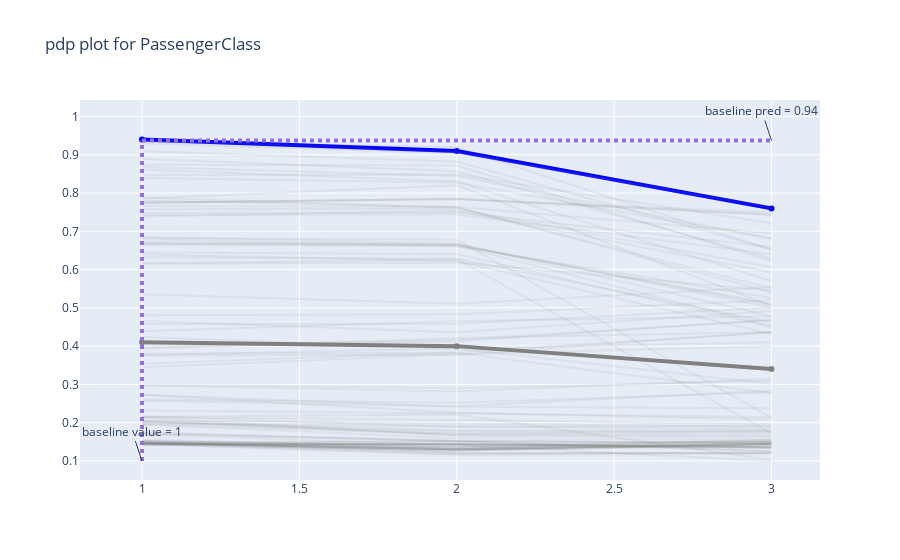

The notebook cell this image was saved under:
### Code cell
explainer.plot_pdp('PassengerClass', index=0)

### Figure 1 — Plotly figure (JSON) as saved in the notebook; plotly's stock layout.template omitted (floating-point values rounded to 4 significant figures)
{"data": [{"line": {"color": "grey", "width": 4}, "mode": "lines+markers", "name": "average prediction <br>for different values of <br>PassengerClass", "type": "scatter", "x": [1, 2, 3], "y": [0.41, 0.4, 0.34]}, {"line": {"color": "blue", "width": 4}, "mode": "lines+markers", "name": "prediction for index 0 <br>for different values of <br>PassengerClass", "type": "scatter", "x": [1, 2, 3], "y": [0.94, 0.91, 0.76]}, {"hoverinfo": "skip", "line": {"color": "grey"}, "mode": "lines", "opacity": 0.1, "showlegend": false, "type": "scatter", "x": [1, 2, 3], "y": [0.1419, 0.142, 0.1336]}, {"hoverinfo": "skip", "line": {"color": "grey"}, "mode": "lines", "opacity": 0.1, "showlegend": false, "type": "scatter", "x": [1, 2, 3], "y": [0.2051, 0.1701, 0.1714]}, {"hoverinfo": "skip", "line": {"color": "grey"}, "mode": "lines", "opacity": 0.1, "showlegend": false, "type": "scatter", "x": [1, 2, 3], "y": [0.1479, 0.1308, 0.1452]}, {"hoverinfo": "skip", "line": {"color": "grey"}, "mode": "lines", "opacity": 0.1, "showlegend": false, "type": "scatter", "x": [1, 2, 3], "y": [0.93, 0.9043, 0.7635]}, {"hoverinfo": "skip", "line": {"color": "grey"}, "mode": "lines", "opacity": 0.1, "showlegend": false, "type": "scatter", "x": [1, 2, 3], "y": [0.1485, 0.1212, 0.121]}, {"hoverinfo": "skip", "line": {"color": "grey"}, "mode": "lines", "opacity": 0.1, "showlegend": false, "type": "scatter", "x": [1, 2, 3], "y": [0.1469, 0.1298, 0.1442]}, {"hoverinfo": "skip", "line": {"color": "grey"}, "mode": "lines", "opacity": 0.1, "showlegend": false, "type": "scatter", "x": [1, 2, 3], "y": [0.2008, 0.1766, 0.1766]}, {"hoverinfo": "skip", "line": {"color": "grey"}, "mode": "lines", "opacity": 0.1, "showlegend": false, "type": "scatter", "x": [1, 2, 3], "y": [0.1744, 0.1527, 0.149]}, {"hoverinfo": "skip", "line": {"color": "grey"}, "mode": "lines", "opacity": 0.1, "showlegend": false, "type": "scatter", "x": [1, 2, 3], "y": [0.144, 0.1441, 0.1357]}, {"hoverinfo": "skip", "line": {"color": "grey"}, "mode": "lines", "opacity": 0.1, "showlegend": false, "type": "scatter", "x": [1, 2, 3], "y": [0.6709, 0.6671, 0.5009]}, {"hoverinfo": "skip", "line": {"color": "grey"}, "mode": "lines", "opacity": 0.1, "showlegend": false, "type": "scatter", "x": [1, 2, 3], "y": [0.2576, 0.2429, 0.2842]}, {"hoverinfo": "skip", "line": {"color": "grey"}, "mode": "lines", "opacity": 0.1, "showlegend": false, "type": "scatter", "x": [1, 2, 3], "y": [0.8474, 0.8487, 0.7212]}, {"hoverinfo": "skip", "line": {"color": "grey"}, "mode": "lines", "opacity": 0.1, "showlegend": false, "type": "scatter", "x": [1, 2, 3], "y": [0.144, 0.1441, 0.1357]}, {"hoverinfo": "skip", "line": {"color": "grey"}, "mode": "lines", "opacity": 0.1, "showlegend": false, "type": "scatter", "x": [1, 2, 3], "y": [0.196, 0.1718, 0.1766]}, {"hoverinfo": "skip", "line": {"color": "grey"}, "mode": "lines", "opacity": 0.1, "showlegend": false, "type": "scatter", "x": [1, 2, 3], "y": [0.1466, 0.1511, 0.1253]}, {"hoverinfo": "skip", "line": {"color": "grey"}, "mode": "lines", "opacity": 0.1, "showlegend": false, "type": "scatter", "x": [1, 2, 3], "y": [0.4658, 0.4365, 0.4919]}, {"hoverinfo": "skip", "line": {"color": "grey"}, "mode": "lines", "opacity": 0.1, "showlegend": false, "type": "scatter", "x": [1, 2, 3], "y": [0.3746, 0.3774, 0.4369]}, {"hoverinfo": "skip", "line": {"color": "grey"}, "mode": "lines", "opacity": 0.1, "showlegend": false, "type": "scatter", "x": [1, 2, 3], "y": [0.1447, 0.1448, 0.1364]}, {"hoverinfo": "skip", "line": {"color": "grey"}, "mode": "lines", "opacity": 0.1, "showlegend": false, "type": "scatter", "x": [1, 2, 3], "y": [0.7808, 0.7637, 0.5408]}, {"hoverinfo": "skip", "line": {"color": "grey"}, "mode": "lines", "opacity": 0.1, "showlegend": false, "type": "scatter", "x": [1, 2, 3], "y": [0.8393, 0.8275, 0.6809]}, {"hoverinfo": "skip", "line": {"color": "grey"}, "mode": "lines", "opacity": 0.1, "showlegend": false, "type": "scatter", "x": [1, 2, 3], "y": [0.1986, 0.1904, 0.1831]}, {"hoverinfo": "skip", "line": {"color": "grey"}, "mode": "lines", "opacity": 0.1, "showlegend": false, "type": "scatter", "x": [1, 2, 3], "y": [0.7385, 0.7537, 0.5925]}, {"hoverinfo": "skip", "line": {"color": "grey"}, "mode": "lines", "opacity": 0.1, "showlegend": false, "type": "scatter", "x": [1, 2, 3], "y": [0.3954, 0.4212, 0.4371]}, {"hoverinfo": "skip", "line": {"color": "grey"}, "mode": "lines", "opacity": 0.1, "showlegend": false, "type": "scatter", "x": [1, 2, 3], "y": [0.6682, 0.6644, 0.5081]}, {"hoverinfo": "skip", "line": {"color": "grey"}, "mode": "lines", "opacity": 0.1, "showlegend": false, "type": "scatter", "x": [1, 2, 3], "y": [0.1496, 0.121, 0.1208]}, {"hoverinfo": "skip", "line": {"color": "grey"}, "mode": "lines", "opacity": 0.1, "showlegend": false, "type": "scatter", "x": [1, 2, 3], "y": [0.9374, 0.9074, 0.7583]}, {"hoverinfo": "skip", "line": {"color": "grey"}, "mode": "lines", "opacity": 0.1, "showlegend": false, "type": "scatter", "x": [1, 2, 3], "y": [0.1507, 0.1336, 0.1549]}, {"hoverinfo": "skip", "line": {"color": "grey"}, "mode": "lines", "opacity": 0.1, "showlegend": false, "type": "scatter", "x": [1, 2, 3], "y": [0.439, 0.4649, 0.4781]}, {"hoverinfo": "skip", "line": {"color": "grey"}, "mode": "lines", "opacity": 0.1, "showlegend": false, "type": "scatter", "x": [1, 2, 3], "y": [0.9091, 0.8827, 0.6526]}, {"hoverinfo": "skip", "line": {"color": "grey"}, "mode": "lines", "opacity": 0.1, "showlegend": false, "type": "scatter", "x": [1, 2, 3], "y": [0.935, 0.9196, 0.6516]}, {"hoverinfo": "skip", "line": {"color": "grey"}, "mode": "lines", "opacity": 0.1, "showlegend": false, "type": "scatter", "x": [1, 2, 3], "y": [0.2728, 0.2418, 0.2377]}, {"hoverinfo": "skip", "line": {"color": "grey"}, "mode": "lines", "opacity": 0.1, "showlegend": false, "type": "scatter", "x": [1, 2, 3], "y": [0.6159, 0.6271, 0.1718]}, {"hoverinfo": "skip", "line": {"color": "grey"}, "mode": "lines", "opacity": 0.1, "showlegend": false, "type": "scatter", "x": [1, 2, 3], "y": [0.4239, 0.3938, 0.4102]}, {"hoverinfo": "skip", "line": {"color": "grey"}, "mode": "lines", "opacity": 0.1, "showlegend": false, "type": "scatter", "x": [1, 2, 3], "y": [0.3539, 0.3841, 0.4354]}, {"hoverinfo": "skip", "line": {"color": "grey"}, "mode": "lines", "opacity": 0.1, "showlegend": false, "type": "scatter", "x": [1, 2, 3], "y": [0.7856, 0.8205, 0.505]}, {"hoverinfo": "skip", "line": {"color": "grey"}, "mode": "lines", "opacity": 0.1, "showlegend": false, "type": "scatter", "x": [1, 2, 3], "y": [0.1522, 0.1403, 0.1547]}, {"hoverinfo": "skip", "line": {"color": "grey"}, "mode": "lines", "opacity": 0.1, "showlegend": false, "type": "scatter", "x": [1, 2, 3], "y": [0.1689, 0.1415, 0.09977]}, {"hoverinfo": "skip", "line": {"color": "grey"}, "mode": "lines", "opacity": 0.1, "showlegend": false, "type": "scatter", "x": [1, 2, 3], "y": [0.1553, 0.1382, 0.1526]}, {"hoverinfo": "skip", "line": {"color": "grey"}, "mode": "lines", "opacity": 0.1, "showlegend": false, "type": "scatter", "x": [1, 2, 3], "y": [0.8742, 0.8718, 0.6223]}, {"hoverinfo": "skip", "line": {"color": "grey"}, "mode": "lines", "opacity": 0.1, "showlegend": false, "type": "scatter", "x": [1, 2, 3], "y": [0.1449, 0.1176, 0.1225]}, {"hoverinfo": "skip", "line": {"color": "grey"}, "mode": "lines", "opacity": 0.1, "showlegend": false, "type": "scatter", "x": [1, 2, 3], "y": [0.2035, 0.1792, 0.1793]}, {"hoverinfo": "skip", "line": {"color": "grey"}, "mode": "lines", "opacity": 0.1, "showlegend": false, "type": "scatter", "x": [1, 2, 3], "y": [0.1725, 0.1509, 0.1472]}, {"hoverinfo": "skip", "line": {"color": "grey"}, "mode": "lines", "opacity": 0.1, "showlegend": false, "type": "scatter", "x": [1, 2, 3], "y": [0.2152, 0.2213, 0.1021]}, {"hoverinfo": "skip", "line": {"color": "grey"}, "mode": "lines", "opacity": 0.1, "showlegend": false, "type": "scatter", "x": [1, 2, 3], "y": [0.215, 0.2067, 0.196]}, {"hoverinfo": "skip", "line": {"color": "grey"}, "mode": "lines", "opacity": 0.1, "showlegend": false, "type": "scatter", "x": [1, 2, 3], "y": [0.7886, 0.7619, 0.551]}, {"hoverinfo": "skip", "line": {"color": "grey"}, "mode": "lines", "opacity": 0.1, "showlegend": false, "type": "scatter", "x": [1, 2, 3], "y": [0.195, 0.1594, 0.1559]}, {"hoverinfo": "skip", "line": {"color": "grey"}, "mode": "lines", "opacity": 0.1, "showlegend": false, "type": "scatter", "x": [1, 2, 3], "y": [0.2126, 0.1661, 0.1622]}, {"hoverinfo": "skip", "line": {"color": "grey"}, "mode": "lines", "opacity": 0.1, "showlegend": false, "type": "scatter", "x": [1, 2, 3], "y": [0.8898, 0.8571, 0.6293]}, {"hoverinfo": "skip", "line": {"color": "grey"}, "mode": "lines", "opacity": 0.1, "showlegend": false, "type": "scatter", "x": [1, 2, 3], "y": [0.7744, 0.7844, 0.7434]}, {"hoverinfo": "skip", "line": {"color": "grey"}, "mode": "lines", "opacity": 0.1, "showlegend": false, "type": "scatter", "x": [1, 2, 3], "y": [0.6647, 0.6609, 0.526]}, {"hoverinfo": "skip", "line": {"color": "grey"}, "mode": "lines", "opacity": 0.1, "showlegend": false, "type": "scatter", "x": [1, 2, 3], "y": [0.1715, 0.1519, 0.1465]}, {"hoverinfo": "skip", "line": {"color": "grey"}, "mode": "lines", "opacity": 0.1, "showlegend": false, "type": "scatter", "x": [1, 2, 3], "y": [0.3771, 0.3937, 0.3011]}, {"hoverinfo": "skip", "line": {"color": "grey"}, "mode": "lines", "opacity": 0.1, "showlegend": false, "type": "scatter", "x": [1, 2, 3], "y": [0.6854, 0.6684, 0.478]}, {"hoverinfo": "skip", "line": {"color": "grey"}, "mode": "lines", "opacity": 0.1, "showlegend": false, "type": "scatter", "x": [1, 2, 3], "y": [0.144, 0.1441, 0.1357]}, {"hoverinfo": "skip", "line": {"color": "grey"}, "mode": "lines", "opacity": 0.1, "showlegend": false, "type": "scatter", "x": [1, 2, 3], "y": [0.6158, 0.6184, 0.5452]}, {"hoverinfo": "skip", "line": {"color": "grey"}, "mode": "lines", "opacity": 0.1, "showlegend": false, "type": "scatter", "x": [1, 2, 3], "y": [0.6323, 0.6285, 0.4623]}, {"hoverinfo": "skip", "line": {"color": "grey"}, "mode": "lines", "opacity": 0.1, "showlegend": false, "type": "scatter", "x": [1, 2, 3], "y": [0.144, 0.1441, 0.1357]}, {"hoverinfo": "skip", "line": {"color": "grey"}, "mode": "lines", "opacity": 0.1, "showlegend": false, "type": "scatter", "x": [1, 2, 3], "y": [0.4015, 0.4123, 0.4692]}, {"hoverinfo": "skip", "line": {"color": "grey"}, "mode": "lines", "opacity": 0.1, "showlegend": false, "type": "scatter", "x": [1, 2, 3], "y": [0.1476, 0.1305, 0.1449]}, {"hoverinfo": "skip", "line": {"color": "grey"}, "mode": "lines", "opacity": 0.1, "showlegend": false, "type": "scatter", "x": [1, 2, 3], "y": [0.3946, 0.4164, 0.4677]}, {"hoverinfo": "skip", "line": {"color": "grey"}, "mode": "lines", "opacity": 0.1, "showlegend": false, "type": "scatter", "x": [1, 2, 3], "y": [0.7576, 0.7593, 0.6059]}, {"hoverinfo": "skip", "line": {"color": "grey"}, "mode": "lines", "opacity": 0.1, "showlegend": false, "type": "scatter", "x": [1, 2, 3], "y": [0.1466, 0.1511, 0.1253]}, {"hoverinfo": "skip", "line": {"color": "grey"}, "mode": "lines", "opacity": 0.1, "showlegend": false, "type": "scatter", "x": [1, 2, 3], "y": [0.4575, 0.4585, 0.5002]}, {"hoverinfo": "skip", "line": {"color": "grey"}, "mode": "lines", "opacity": 0.1, "showlegend": false, "type": "scatter", "x": [1, 2, 3], "y": [0.1522, 0.1351, 0.1495]}, {"hoverinfo": "skip", "line": {"color": "grey"}, "mode": "lines", "opacity": 0.1, "showlegend": false, "type": "scatter", "x": [1, 2, 3], "y": [0.1419, 0.142, 0.1336]}, {"hoverinfo": "skip", "line": {"color": "grey"}, "mode": "lines", "opacity": 0.1, "showlegend": false, "type": "scatter", "x": [1, 2, 3], "y": [0.5358, 0.5109, 0.5545]}, {"hoverinfo": "skip", "line": {"color": "grey"}, "mode": "lines", "opacity": 0.1, "showlegend": false, "type": "scatter", "x": [1, 2, 3], "y": [0.6445, 0.6407, 0.449]}, {"hoverinfo": "skip", "line": {"color": "grey"}, "mode": "lines", "opacity": 0.1, "showlegend": false, "type": "scatter", "x": [1, 2, 3], "y": [0.1469, 0.1298, 0.1442]}, {"hoverinfo": "skip", "line": {"color": "grey"}, "mode": "lines", "opacity": 0.1, "showlegend": false, "type": "scatter", "x": [1, 2, 3], "y": [0.7744, 0.7844, 0.7434]}, {"hoverinfo": "skip", "line": {"color": "grey"}, "mode": "lines", "opacity": 0.1, "showlegend": false, "type": "scatter", "x": [1, 2, 3], "y": [0.8679, 0.8445, 0.681]}, {"hoverinfo": "skip", "line": {"color": "grey"}, "mode": "lines", "opacity": 0.1, "showlegend": false, "type": "scatter", "x": [1, 2, 3], "y": [0.2726, 0.2261, 0.208]}, {"hoverinfo": "skip", "line": {"color": "grey"}, "mode": "lines", "opacity": 0.1, "showlegend": false, "type": "scatter", "x": [1, 2, 3], "y": [0.1433, 0.116, 0.1188]}, {"hoverinfo": "skip", "line": {"color": "grey"}, "mode": "lines", "opacity": 0.1, "showlegend": false, "type": "scatter", "x": [1, 2, 3], "y": [0.1443, 0.1271, 0.1416]}, {"hoverinfo": "skip", "line": {"color": "grey"}, "mode": "lines", "opacity": 0.1, "showlegend": false, "type": "scatter", "x": [1, 2, 3], "y": [0.6682, 0.6644, 0.511]}, {"hoverinfo": "skip", "line": {"color": "grey"}, "mode": "lines", "opacity": 0.1, "showlegend": false, "type": "scatter", "x": [1, 2, 3], "y": [0.7482, 0.75, 0.6591]}, {"hoverinfo": "skip", "line": {"color": "grey"}, "mode": "lines", "opacity": 0.1, "showlegend": false, "type": "scatter", "x": [1, 2, 3], "y": [0.1522, 0.1351, 0.1495]}, {"hoverinfo": "skip", "line": {"color": "grey"}, "mode": "lines", "opacity": 0.1, "showlegend": false, "type": "scatter", "x": [1, 2, 3], "y": [0.6796, 0.6626, 0.4519]}, {"hoverinfo": "skip", "line": {"color": "grey"}, "mode": "lines", "opacity": 0.1, "showlegend": false, "type": "scatter", "x": [1, 2, 3], "y": [0.1476, 0.1305, 0.1449]}, {"hoverinfo": "skip", "line": {"color": "grey"}, "mode": "lines", "opacity": 0.1, "showlegend": false, "type": "scatter", "x": [1, 2, 3], "y": [0.6828, 0.6783, 0.2128]}, {"hoverinfo": "skip", "line": {"color": "grey"}, "mode": "lines", "opacity": 0.1, "showlegend": false, "type": "scatter", "x": [1, 2, 3], "y": [0.2159, 0.1888, 0.1916]}, {"hoverinfo": "skip", "line": {"color": "grey"}, "mode": "lines", "opacity": 0.1, "showlegend": false, "type": "scatter", "x": [1, 2, 3], "y": [0.3, 0.2896, 0.3096]}, {"hoverinfo": "skip", "line": {"color": "grey"}, "mode": "lines", "opacity": 0.1, "showlegend": false, "type": "scatter", "x": [1, 2, 3], "y": [0.2318, 0.2245, 0.2141]}, {"hoverinfo": "skip", "line": {"color": "grey"}, "mode": "lines", "opacity": 0.1, "showlegend": false, "type": "scatter", "x": [1, 2, 3], "y": [0.1476, 0.1305, 0.1449]}, {"hoverinfo": "skip", "line": {"color": "grey"}, "mode": "lines", "opacity": 0.1, "showlegend": false, "type": "scatter", "x": [1, 2, 3], "y": [0.1469, 0.135, 0.1494]}, {"hoverinfo": "skip", "line": {"color": "grey"}, "mode": "lines", "opacity": 0.1, "showlegend": false, "type": "scatter", "x": [1, 2, 3], "y": [0.2969, 0.2811, 0.3147]}, {"hoverinfo": "skip", "line": {"color": "grey"}, "mode": "lines", "opacity": 0.1, "showlegend": false, "type": "scatter", "x": [1, 2, 3], "y": [0.3798, 0.3827, 0.2767]}, {"hoverinfo": "skip", "line": {"color": "grey"}, "mode": "lines", "opacity": 0.1, "showlegend": false, "type": "scatter", "x": [1, 2, 3], "y": [0.3449, 0.3789, 0.3998]}, {"hoverinfo": "skip", "line": {"color": "grey"}, "mode": "lines", "opacity": 0.1, "showlegend": false, "type": "scatter", "x": [1, 2, 3], "y": [0.1476, 0.1305, 0.1449]}, {"hoverinfo": "skip", "line": {"color": "grey"}, "mode": "lines", "opacity": 0.1, "showlegend": false, "type": "scatter", "x": [1, 2, 3], "y": [0.7744, 0.7844, 0.749]}, {"hoverinfo": "skip", "line": {"color": "grey"}, "mode": "lines", "opacity": 0.1, "showlegend": false, "type": "scatter", "x": [1, 2, 3], "y": [0.6392, 0.6222, 0.4318]}, {"hoverinfo": "skip", "line": {"color": "grey"}, "mode": "lines", "opacity": 0.1, "showlegend": false, "type": "scatter", "x": [1, 2, 3], "y": [0.7429, 0.7447, 0.6403]}, {"hoverinfo": "skip", "line": {"color": "grey"}, "mode": "lines", "opacity": 0.1, "showlegend": false, "type": "scatter", "x": [1, 2, 3], "y": [0.2027, 0.1671, 0.1667]}, {"hoverinfo": "skip", "line": {"color": "grey"}, "mode": "lines", "opacity": 0.1, "showlegend": false, "type": "scatter", "x": [1, 2, 3], "y": [0.1472, 0.1301, 0.1445]}, {"hoverinfo": "skip", "line": {"color": "grey"}, "mode": "lines", "opacity": 0.1, "showlegend": false, "type": "scatter", "x": [1, 2, 3], "y": [0.1443, 0.1271, 0.1416]}, {"hoverinfo": "skip", "line": {"color": "grey"}, "mode": "lines", "opacity": 0.1, "showlegend": false, "type": "scatter", "x": [1, 2, 3], "y": [0.1443, 0.1271, 0.1416]}, {"hoverinfo": "skip", "line": {"color": "grey"}, "mode": "lines", "opacity": 0.1, "showlegend": false, "type": "scatter", "x": [1, 2, 3], "y": [0.8613, 0.8302, 0.5697]}, {"hoverinfo": "skip", "line": {"color": "grey"}, "mode": "lines", "opacity": 0.1, "showlegend": false, "type": "scatter", "x": [1, 2, 3], "y": [0.7662, 0.7635, 0.6953]}, {"hoverinfo": "skip", "line": {"color": "grey"}, "mode": "lines", "opacity": 0.1, "showlegend": false, "type": "scatter", "x": [1, 2, 3], "y": [0.2047, 0.1964, 0.1891]}, {"hoverinfo": "skip", "line": {"color": "grey"}, "mode": "lines", "opacity": 0.1, "showlegend": false, "type": "scatter", "x": [1, 2, 3], "y": [0.2606, 0.2517, 0.2793]}, {"hoverinfo": "skip", "line": {"color": "grey"}, "mode": "lines", "opacity": 0.1, "showlegend": false, "type": "scatter", "x": [1, 2, 3], "y": [0.4805, 0.4832, 0.5198]}], "layout": {"annotations": [{"text": "baseline value = 1", "x": 1, "y": 0.09977}, {"text": "baseline pred = 0.94", "x": 3, "y": 0.9374}], "shapes": [{"line": {"color": "MediumPurple", "dash": "dot", "width": 4}, "type": "line", "x0": 1, "x1": 1, "xref": "x", "y0": 0.09977, "y1": 0.9374, "yref": "y"}, {"line": {"color": "MediumPurple", "dash": "dot", "width": 4}, "type": "line", "x0": 1, "x1": 3, "xref": "x", "y0": 0.9374, "y1": 0.9374, "yref": "y"}], "showlegend": false, "title": {"text": "pdp plot for PassengerClass"}}}
